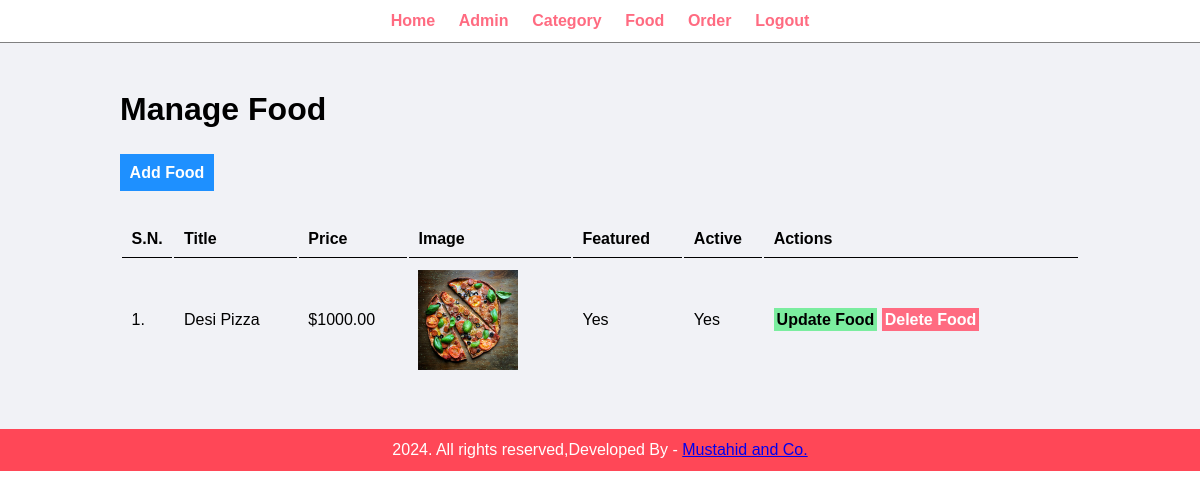
/admin/manage-food.php (signed in), run on the app's committed database.
### tables this page shows
CREATE TABLE `tbl_food` (
  `id` int(10) UNSIGNED NOT NULL,
  `title` varchar(100) NOT NULL,
  `description` text NOT NULL,
  `price` decimal(10,2) NOT NULL,
  `image_name` varchar(255) NOT NULL,
  `category_id` int(11) NOT NULL,
  `featured` varchar(10) NOT NULL,
  `active` varchar(10) NOT NULL
);

### admin/manage-food.php (the view, shortened to what this page needs)
<?php include('partials/menu.php'); ?>
<div class="main-content">
    <div class="wrapper">
        <h1>Manage Food</h1>
        <br /><br />
                <a href="<?php echo SITEURL; ?>admin/add-food.php" class="btn-primary">Add Food</a>
                <br /><br /><br />
                <table class="tbl-full">
                    <tr>
                        <th>S.N.</th>
                        <th>Title</th>
                        <th>Price</th>
                        <th>Image</th>
                        <th>Featured</th>
                        <th>Active</th>
                        <th>Actions</th>
                    </tr>
                    <?php
                        $sql = "SELECT * FROM tbl_food";
                        $res = mysqli_query($conn, $sql);
                        $count = mysqli_num_rows($res);
                        $sn=1;
                        if($count>0)
                        {
                            while($row=mysqli_fetch_assoc($res))
                            {
                                $id = $row['id'];
                                $title = $row['title'];
                                $price = $row['price'];
                                $image_name = $row['image_name'];
                                $featured = $row['featured'];
                                $active = $row['active'];
                                ?>
                                <tr>
                                    <td><?php echo $sn++; ?>. </td>
                                    <td><?php echo $title; ?></td>
                                    <td>$<?php echo $price; ?></td>
                                    <td>
                                        <?php
                                            if($image_name=="")
                                            {
                                                echo "<div class='error'>Image not Added.</div>";
                                            }
                                            else
                                            {
                                                ?>
                                                <img src="<?php echo SITEURL; ?>images/food/<?php echo $image_name; ?>" width="100px">
                                                <?php
                                            }
                                        ?>
                                    </td>
                                    <td><?php echo $featured; ?></td>
                                    <td><?php echo $active; ?></td>
                                    <td>
                                        <a href="<?php echo SITEURL; ?>admin/update-food.php?id=<?php echo $id; ?>" class="btn-secondary">Update Food</a>
                                        <a href="<?php echo SITEURL; ?>admin/delete-food.php?id=<?php echo $id; ?>&image_name=<?php echo $image_name; ?>" class="btn-danger">Delete Food</a>
                                    </td>
                                </tr>
                                <?php
                            }
                        }
                        else
                        {
                            echo "<tr> <td colspan='7' class='error'> Food not Added Yet. </td> </tr>";
                        }
                    ?>
                </table>
    </div>
</div>
<?php include('partials/footer.php'); ?>

### css/admin.css (style rules this page uses)
* { margin: 0; padding: 0; font-family: Arial, Helvetica, sans-serif; }
.wrapper { padding: 1%; width: 80%; margin: 0 auto; }
.tbl-full { width: 100%; }
table tr th { border-bottom: 1px solid black; padding: 1%; text-align: left; }
table tr td { padding: 1%; }
.btn-primary { background-color: #1e90ff; padding: 1%; color: white; text-decoration: none; font-weight: bold; }
.btn-secondary { background-color: #7bed9f; padding: 1%; color: black; text-decoration: none; font-weight: bold; }
.btn-danger { background-color: #ff6b81; padding: 1%; color: white; text-decoration: none; font-weight: bold; }
.main-content { background-color: #f1f2f6; padding: 3% 0; }

### data on the page
tbl_food: title "Desi Pizza", price "1000.00", image_name (picture), featured "Yes", active "Yes"
